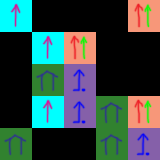

This is a level from a 2D game, rendered from its Tiled map with the project's own tilesets. A one-line summary and the map file follow, with tile-layer data summarised:
An orthogonal 5x5 tile map with 32x32 px tiles, 1 tile layer (Tile Layer 1).

<map version="1.0" tiledversion="1.0.3" orientation="orthogonal" renderorder="right-down" width="5" height="5" tilewidth="32" tileheight="32" nextobjectid="1">
 <tileset firstgid="1" name="tiles" tilewidth="32" tileheight="32" tilecount="4" columns="2">
  <image source="test-tileset.png" width="64" height="64" />
 </tileset>
 <layer name="Tile Layer 1" width="5" height="5">
  <data>[25 cells, 13 non-empty, 4 distinct tile ids]</data>
 </layer>
</map>